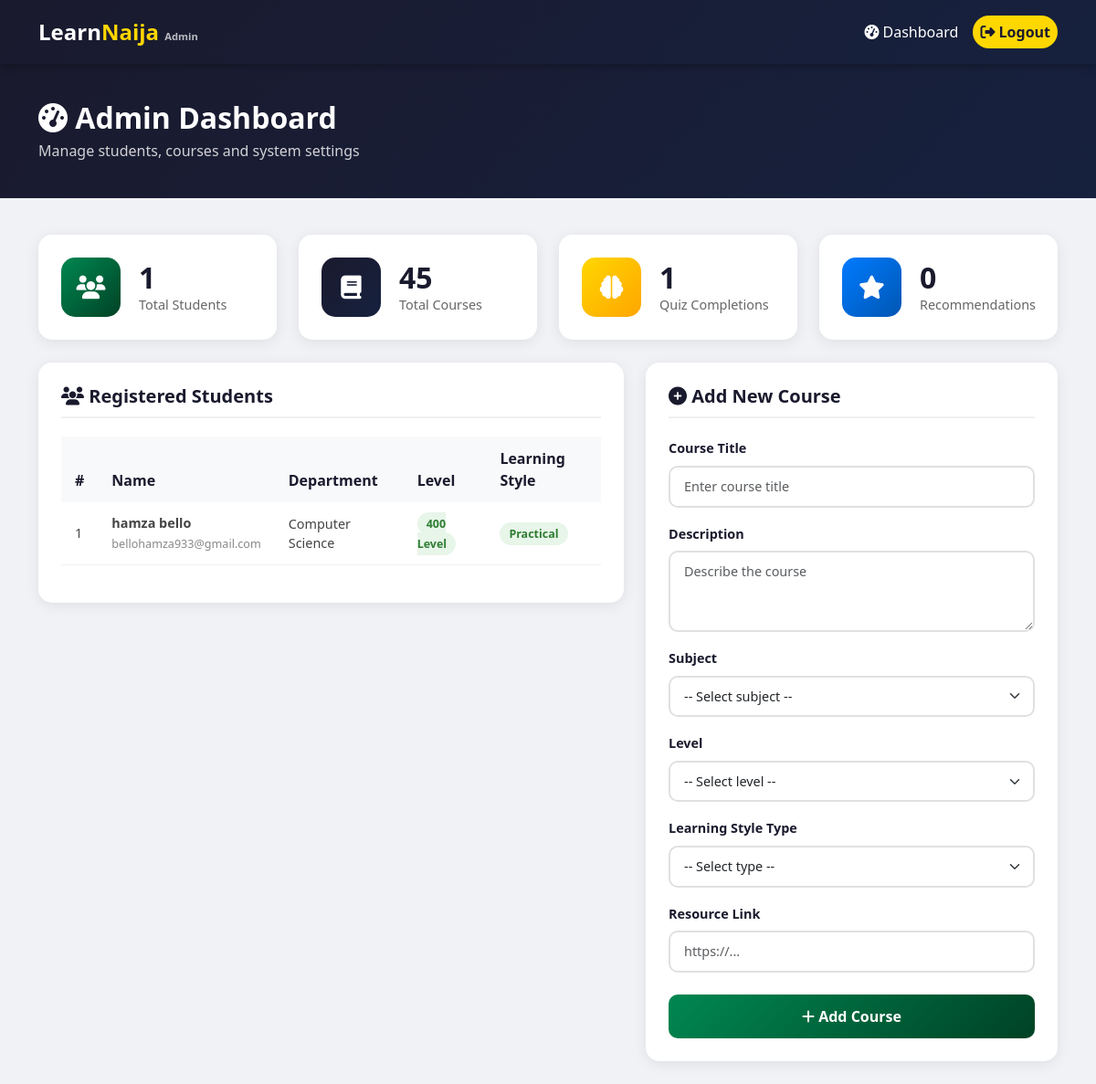
The app's page /admin (signed in) with its own data.
### app.py (models this page shows, shortened)
class User(db.Model):
    id = db.Column(db.Integer, primary_key=True)
    full_name = db.Column(db.String(100), nullable=False)
    email = db.Column(db.String(100), unique=True, nullable=False)
    password = db.Column(db.String(200), nullable=False)
    university = db.Column(db.String(100), nullable=False)
    department = db.Column(db.String(100), nullable=False)
    level = db.Column(db.String(10), nullable=False)
    role = db.Column(db.String(10), default='student')
    date_registered = db.Column(db.DateTime, default=datetime.utcnow)
    @property
    def is_authenticated(self):
        return True

class LearningProfile(db.Model):
    id = db.Column(db.Integer, primary_key=True)
    user_id = db.Column(db.Integer, db.ForeignKey('user.id'), nullable=False)
    learning_style = db.Column(db.String(50), nullable=False)
    date_taken = db.Column(db.DateTime, default=datetime.utcnow)

### app.py (the view)
@app.route('/admin')
@login_required
def admin_dashboard():
    if current_user.role != 'admin':
        flash('Access denied! Admins only.', 'danger')
        return redirect(url_for('student_dashboard'))
    students = User.query.filter_by(role='student').all()
    total_students = len(students)
    total_courses = Course.query.count()
    total_profiles = LearningProfile.query.count()
    total_recommendations = Recommendation.query.count()
    return render_template('admin.html',
                           students=students,
                           total_students=total_students,
                           total_courses=total_courses,
                           total_profiles=total_profiles,
                           total_recommendations=total_recommendations)

### app.py (called while the page is built)
@login_manager.user_loader
def load_user(user_id):
    return User.query.get(int(user_id))

@app.template_filter('get_profile')
def get_profile(user_id):
    return LearningProfile.query.filter_by(user_id=user_id).first()

### templates/admin.html (shortened to what this page needs)
<!DOCTYPE html>
<html lang="en">
<head>
    <link href="https://cdn.jsdelivr.net/npm/bootstrap@5.3.0/dist/css/bootstrap.min.css" rel="stylesheet">
    <link href="https://cdnjs.cloudflare.com/ajax/libs/font-awesome/6.4.0/css/all.min.css" rel="stylesheet">
</head>
<body>
    <nav class="navbar navbar-expand-lg">
        <div class="container">
            <a class="navbar-brand" href="/">Learn<span>Naija</span> <small
                    style="font-size:0.7rem; opacity:0.7;">Admin</small></a>
            <div class="collapse navbar-collapse justify-content-end">
                <ul class="navbar-nav align-items-center gap-2">
                    <li class="nav-item"><a class="nav-link" href="/admin"><i class="fas fa-tachometer-alt"></i>
                            Dashboard</a></li>
                    <li class="nav-item"><a class="nav-link btn-logout" href="/logout"><i
                                class="fas fa-sign-out-alt"></i> Logout</a></li>
                </ul>
            </div>
        </div>
    </nav>
    <div class="page-header">
        <div class="container">
            <h2><i class="fas fa-tachometer-alt"></i> Admin Dashboard</h2>
            <p>Manage students, courses and system settings</p>
        </div>
    </div>
    <div class="container">
        <div class="row">
            <div class="col-md-3">
                <div class="stat-card">
                    <div class="stat-icon green"><i class="fas fa-users"></i></div>
                    <div class="stat-info">
                        <h3>{{ total_students }}</h3>
                        <p>Total Students</p>
                    </div>
                </div>
            </div>
            <div class="col-md-3">
                <div class="stat-card">
                    <div class="stat-icon dark"><i class="fas fa-book"></i></div>
                    <div class="stat-info">
                        <h3>{{ total_courses }}</h3>
                        <p>Total Courses</p>
                    </div>
                </div>
            </div>
            <div class="col-md-3">
                <div class="stat-card">
                    <div class="stat-icon gold"><i class="fas fa-brain"></i></div>
                    <div class="stat-info">
                        <h3>{{ total_profiles }}</h3>
                        <p>Quiz Completions</p>
                    </div>
                </div>
            </div>
            <div class="col-md-3">
                <div class="stat-card">
                    <div class="stat-icon blue"><i class="fas fa-star"></i></div>
                    <div class="stat-info">
                        <h3>{{ total_recommendations }}</h3>
                        <p>Recommendations</p>
                    </div>
                </div>
            </div>
        </div>
        <div class="row">
            <div class="col-lg-7">
                <div class="section-card">
                    <h5><i class="fas fa-users"></i> Registered Students</h5>
                    <div class="table-responsive">
                        <table class="table">
                            <thead>
                                <tr>
                                    <th>#</th>
                                    <th>Name</th>
                                    <th>Department</th>
                                    <th>Level</th>
                                    <th>Learning Style</th>
                                </tr>
                            </thead>
                            <tbody>
                                {% for student in students %}
                                <tr>
                                    <td>{{ loop.index }}</td>
                                    <td>
                                        <strong>{{ student.full_name }}</strong><br>
                                        <small style="color:#888;">{{ student.email }}</small>
                                    </td>
                                    <td>{{ student.department }}</td>
                                    <td><span class="badge-level">{{ student.level }}</span></td>
                                    <td>
                                        {% set profile = student.id | get_profile %}
                                        {% if profile %}
                                        <span class="badge-style badge-{{ profile.learning_style|lower }}">
                                            {{ profile.learning_style }}
                                        </span>
                                        {% else %}
                                        <span class="badge-style badge-none">Not taken</span>
                                        {% endif %}
                                    </td>
                                </tr>
                                {% endfor %}
                            </tbody>
                        </table>
                    </div>
                </div>
            </div>
            <div class="col-lg-5">
                <div class="section-card">
                    <h5><i class="fas fa-plus-circle"></i> Add New Course</h5>
                    <form method="POST" action="/admin/add-course">
                        <div class="mb-3">
                            <label class="form-label">Course Title</label>
                            <input type="text" class="form-control" name="title" placeholder="Enter course title"
                                required>
                        </div>
                        <div class="mb-3">
                            <label class="form-label">Description</label>
                            <textarea class="form-control" name="description" rows="3" placeholder="Describe the course"
                                required></textarea>
                        </div>
                        <div class="mb-3">
                            <label class="form-label">Subject</label>
                            <select class="form-select" name="subject" required>
                                <option value="">-- Select subject --</option>
                            </select>
                        </div>
                        <div class="mb-3">
                            <label class="form-label">Level</label>
                            <select class="form-select" name="level" required>
                                <option value="">-- Select level --</option>
                            </select>
                        </div>
                        <div class="mb-3">
                            <label class="form-label">Learning Style Type</label>
                            <select class="form-select" name="course_type" required>
                                <option value="">-- Select type --</option>
                            </select>
                        </div>
                        <div class="mb-4">
                            <label class="form-label">Resource Link</label>
                            <input type="url" class="form-control" name="resource_link" placeholder="https://..."
                                required>
                        </div>
                        <button type="submit" class="btn-add w-100">
                            <i class="fas fa-plus"></i> Add Course
                        </button>
                    </form>
                </div>
            </div>
        </div>
    </div>
</body>
</html>

### templates/admin.html (style rules this page uses)
body { background: #f0f2f5; font-family: 'Segoe UI', Tahoma, Geneva, Verdana, sans-serif; }
.navbar { background: linear-gradient(135deg, #1a1a2e, #16213e); padding: 12px 0; box-shadow: 0 2px 10px rgba(0, 0, 0, 0.3); }
.navbar-brand { color: white !important; font-size: 1.5rem; font-weight: 700; }
.navbar-brand span { color: #FFD700; }
.nav-link { color: white !important; font-weight: 500; }
.btn-logout { background: #FFD700; color: #1a1a2e !important; border-radius: 20px; padding: 6px 20px; font-weight: 700; }
.page-header { background: linear-gradient(135deg, #1a1a2e, #16213e); color: white; padding: 40px 0; margin-bottom: 40px; }
.page-header h2 { font-weight: 800; font-size: 2rem; margin-bottom: 5px; }
.page-header p { opacity: 0.8; margin: 0; }
.stat-card { background: white; border-radius: 15px; padding: 25px; box-shadow: 0 3px 15px rgba(0, 0, 0, 0.08); display: flex; align-items: center; gap: 20px; margin-bottom: 25px; transition: all 0.3s; }
.stat-icon { width: 65px; height: 65px; border-radius: 15px; display: flex; align-items: center; justify-content: center; font-size: 1.6rem; color: white; flex-shrink: 0; }
.stat-icon.dark { background: linear-gradient(135deg, #1a1a2e, #16213e); }
.stat-icon.green { background: linear-gradient(135deg, #008751, #004225); }
.stat-icon.gold { background: linear-gradient(135deg, #FFD700, #FFA500); }
.stat-icon.blue { background: linear-gradient(135deg, #007bff, #0056b3); }
.stat-info h3 { font-size: 2rem; font-weight: 800; color: #1a1a2e; margin: 0; }
.stat-info p { color: #666; margin: 0; font-size: 0.9rem; }
.section-card { background: white; border-radius: 15px; padding: 25px; box-shadow: 0 3px 15px rgba(0, 0, 0, 0.08); margin-bottom: 25px; }
.section-card h5 { color: #1a1a2e; font-weight: 700; margin-bottom: 20px; padding-bottom: 10px; border-bottom: 2px solid #f0f0f0; }
.table th { background: #f8f9fa; color: #1a1a2e; font-weight: 700; border: none; padding: 12px 15px; }
.table td { padding: 12px 15px; vertical-align: middle; border-color: #f0f0f0; font-size: 0.9rem; color: #444; }
.badge-level { background: #e8f5e9; color: #2e7d32; padding: 4px 10px; border-radius: 20px; font-size: 0.78rem; font-weight: 600; }
.badge-style { padding: 4px 10px; border-radius: 20px; font-size: 0.78rem; font-weight: 600; }
.badge-practical { background: #e8f5e9; color: #2e7d32; }
.form-label { font-weight: 600; color: #1a1a2e; font-size: 0.9rem; }
.form-control, .form-select { border: 2px solid #e0e0e0; border-radius: 10px; padding: 10px 15px; font-size: 0.9rem; transition: all 0.3s; }
.btn-add { background: linear-gradient(135deg, #008751, #004225); color: white; border: none; border-radius: 10px; padding: 12px 30px; font-weight: 700; transition: all 0.3s; }

### records on screen
User: full_name "hamza bello", email "bellohamza933@gmail.com", department "Computer Science", level "400 Level"
LearningProfile: learning_style "Practical"

### other values on screen
{{ total_students }} "1"
{{ total_courses }} "45"
{{ total_profiles }} "1"
{{ total_recommendations }} "0"
